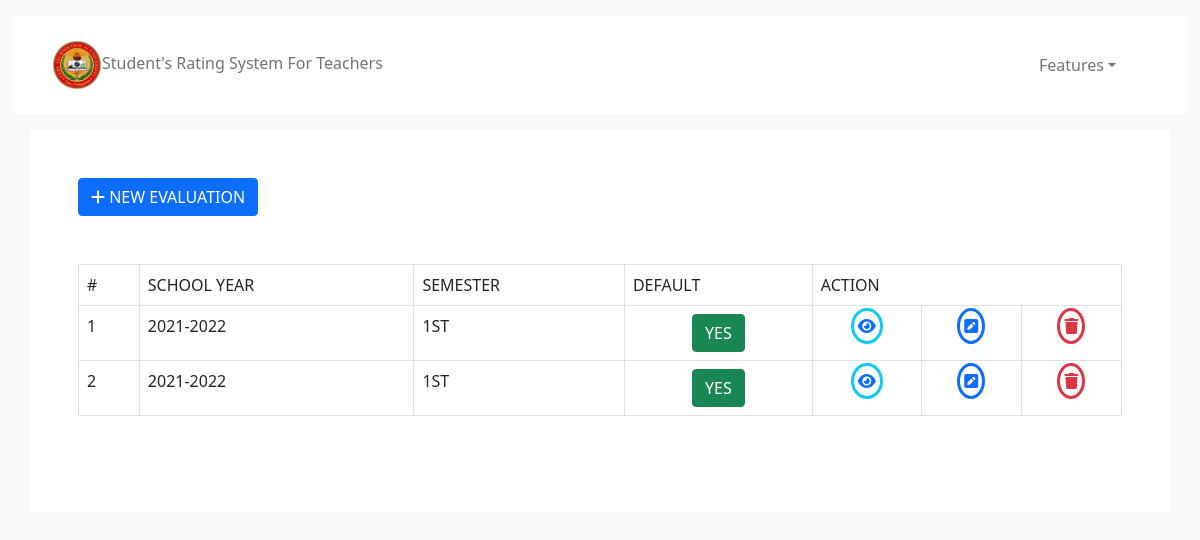
/views/manage-evaluation.php (signed in), run on the app's committed database.
### tables this page shows
CREATE TABLE `evaluations` (
  `id` int(11) NOT NULL,
  `school_year` varchar(255) NOT NULL,
  `semester` varchar(255) NOT NULL,
  `status` varchar(255) NOT NULL DEFAULT 'NO',
  `year` varchar(255) DEFAULT NULL,
  `section` varchar(255) DEFAULT NULL,
  `course` varchar(255) DEFAULT NULL,
  `teacher_id` varchar(255) DEFAULT NULL
);

### controller/functions.php (called while the page is built, shortened)
<?php
function get_specific_table($table_name)
{
    $conn = connect_db();
    $sql = "SELECT * FROM $table_name";
    $result = $conn->query($sql);
    if ($result->num_rows > 0) {
        $rows = array();
        while ($row = $result->fetch_assoc()) {
            $rows[] = $row;
        }
        return $rows;
    }
}
?>

### views/manage-evaluation.php (the view, shortened to what this page needs)
<?php include 'html/header.html';
include '../controller/functions.php';
?>
<div class="container-fluid my-3">
    <?php include 'admin-navbar.php'; ?>
</div>
<div class="container justify-content-center bg-white p-5">
    <button type="button" class="btn btn-primary" data-bs-toggle="modal" data-bs-target="#modelId">
        <i class="fa fa-plus" aria-hidden="true"></i> NEW EVALUATION
    </button>
    <table class="table table-bordered my-5">
        <thead>
            <td>#</td>
            <td>SCHOOL YEAR</td>
            <td>SEMESTER</td>
            <td>DEFAULT</td>
            <td colspan="3">ACTION</td>
        </thead>
        <tbody>
            <?php
            $x = 0;
            foreach (get_specific_table('evaluations') as $row) : ?>
            <?php $x = $x + 1; ?>
                <tr>
                    <td><?php echo $x; ?></td>
                    <td><?php echo $row['school_year'] ?></td>
                    <td><?php echo $row['semester'] ?></td>
                    <td>
                        <?php if ($row['status'] == 'NO') { ?>
                            <form action="" class="form-inline" method="post">
                                <input type="hidden" name="id" value="<?php echo $row['id'] ?>">
                                <input type="hidden" name="status" value="YES">
                                <button type="submit" class="btn btn-danger mx-auto d-block" name="change_status">NO</button>
                            </form>
                        <?php } else { ?>
                            <form action="" class="form-inline" method="post">
                                <button type="submit" class="btn btn-success mx-auto d-block" name="change_status">YES</button>
                            </form>
                        <?php } ?>
                    </td>
                    <td class="text-center">
                        <a href="manage-criteria.php?id=<?php echo $row['id'] ?>" class="p-1 border border-3 border-info rounded-circle"> <i class="fas fa-eye"></i> </a>
                    </td>
                    <td class="text-center">
                        <a href="edit-evaluation.php?id=<?php echo $row['id'] ?>" class="p-1 border border-3 border-primary text-primary rounded-circle "> <i class="fa fa-pencil-square" aria-hidden="true"></i> </a>
                    </td>
                    <td class="text-center">
                        <a href="../controller/delete.php?evaluation_id=<?php echo $row['id'] ?>" class="p-1 border border-3 border-danger text-danger rounded-circle "> <i class="fas fa-trash"></i> </a>
                    </td>
                </tr>
            <?php endforeach ?>
        </tbody>
    </table>
</div>

### data on the page
evaluations: school_year "2021-2022", semester "1ST"
evaluations: school_year "2021-2022", semester "1ST"
